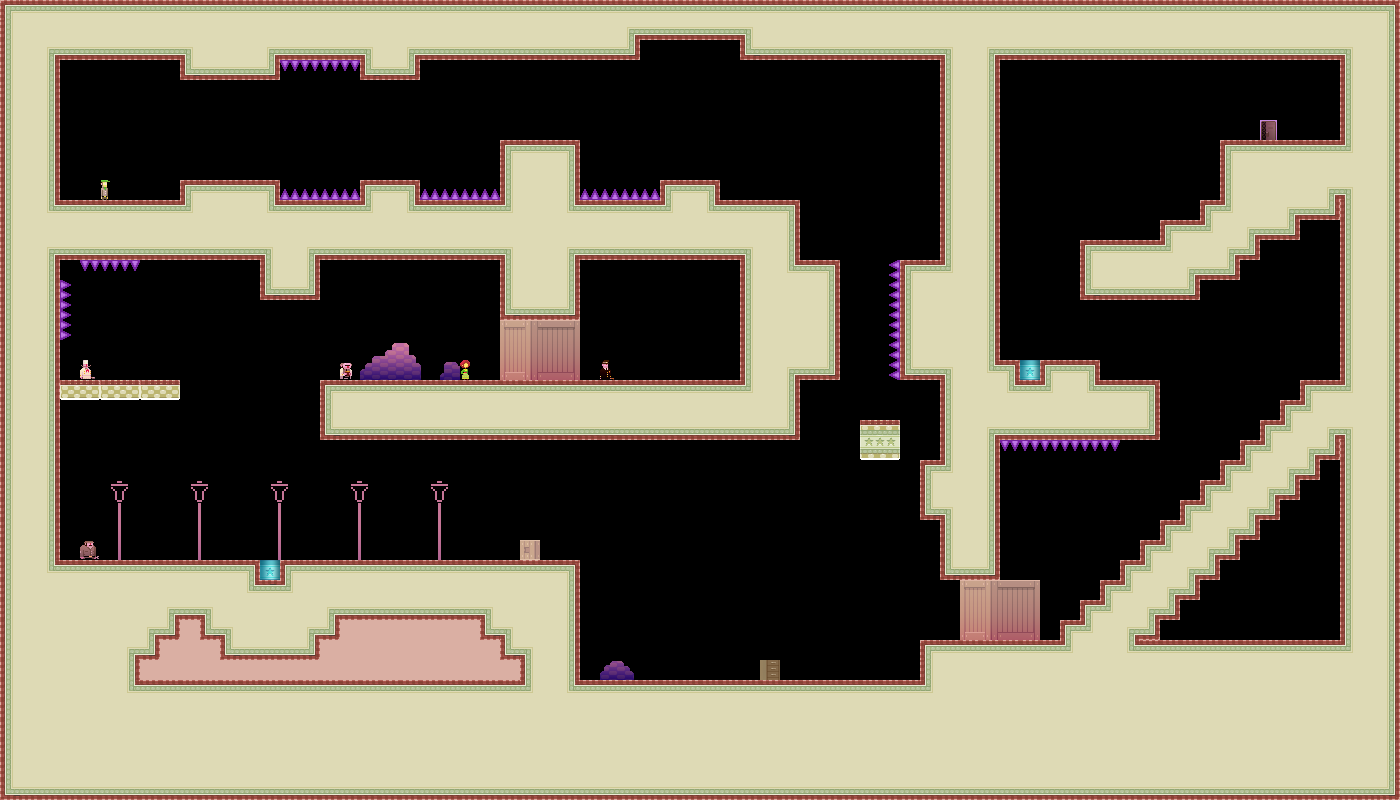

A level layout from a 2D game, rendered from its tile map. Below: a short description, then the map file with tile-grid data replaced by summaries:
An orthogonal 70x40 tile map with 20x20 px tiles, 1 tile layer (bg).

<map version="1.0" orientation="orthogonal" width="70" height="40" tilewidth="20" tileheight="20">
 <properties>
  <property name="liselotStarts" value="YES" />
 </properties>
 <tileset firstgid="1" name="tiles_sydney" tilewidth="20" tileheight="20">
  <image source="../../../../../SuperLemonadeFactoryPartTwoContent/Lemonade/tiles_sydney.png" width="400" height="400" />
  <terraintypes>
   <terrain name="regularBlocks" tile="-1" />
  </terraintypes>
  <tile id="8" terrain=",,,0" />
  <tile id="9" terrain=",,0,0" />
  <tile id="10" terrain=",,0,0" />
  <tile id="11" terrain=",,0,0" />
  <tile id="12" terrain=",,0,0" />
  <tile id="13" terrain=",,0,0" />
  <tile id="14" terrain=",,0," />
  <tile id="15" terrain="0,0,0," />
  <tile id="16" terrain="0,0,,0" />
  <tile id="28" terrain=",0,,0" />
  <tile id="34" terrain="0,,0," />
  <tile id="35" terrain="0,,0,0" />
  <tile id="36" terrain=",0,0,0" />
  <tile id="48" terrain=",0,,0" />
  <tile id="54" terrain="0,,0," />
  <tile id="68" terrain=",0,,0" />
  <tile id="74" terrain="0,,0," />
  <tile id="88" terrain=",0,,0" />
  <tile id="94" terrain="0,,0," />
  <tile id="108" terrain=",0,,0" />
  <tile id="114" terrain="0,,0," />
  <tile id="128" terrain=",0,," />
  <tile id="129" terrain="0,0,," />
  <tile id="130" terrain="0,0,," />
  <tile id="131" terrain="0,0,," />
  <tile id="132" terrain="0,0,," />
  <tile id="133" terrain="0,0,," />
  <tile id="134" terrain="0,,," />
  <tile id="194" terrain="0,0,0,0" />
  <tile id="356">
   <properties>
    <property name="LargeCrate" value="" />
   </properties>
  </tile>
  <tile id="380">
   <properties>
    <property name="Andre" value="" />
   </properties>
  </tile>
  <tile id="381">
   <properties>
    <property name="Liselot" value="" />
   </properties>
  </tile>
  <tile id="382">
   <properties>
    <property name="Amsterdaam" value="" />
   </properties>
  </tile>
  <tile id="383">
   <properties>
    <property name="Worker" value="" />
   </properties>
  </tile>
  <tile id="384">
   <properties>
    <property name="Inspector" value="" />
   </properties>
  </tile>
  <tile id="385">
   <properties>
    <property name="Chef" value="" />
   </properties>
  </tile>
  <tile id="386">
   <properties>
    <property name="Exit" value="" />
   </properties>
  </tile>
  <tile id="387">
   <properties>
    <property name="Trampoline" value="" />
   </properties>
  </tile>
  <tile id="388">
   <properties>
    <property name="SmallCrate" value="" />
   </properties>
  </tile>
  <tile id="389">
   <properties>
    <property name="SugarBag" value="" />
   </properties>
  </tile>
 </tileset>
 <layer name="bg" width="70" height="40">
  <data>[2800 cells, 1639 non-empty, 90 distinct tile ids]</data>
 </layer>
 <objectgroup name="boxes" width="70" height="40" />
</map>
